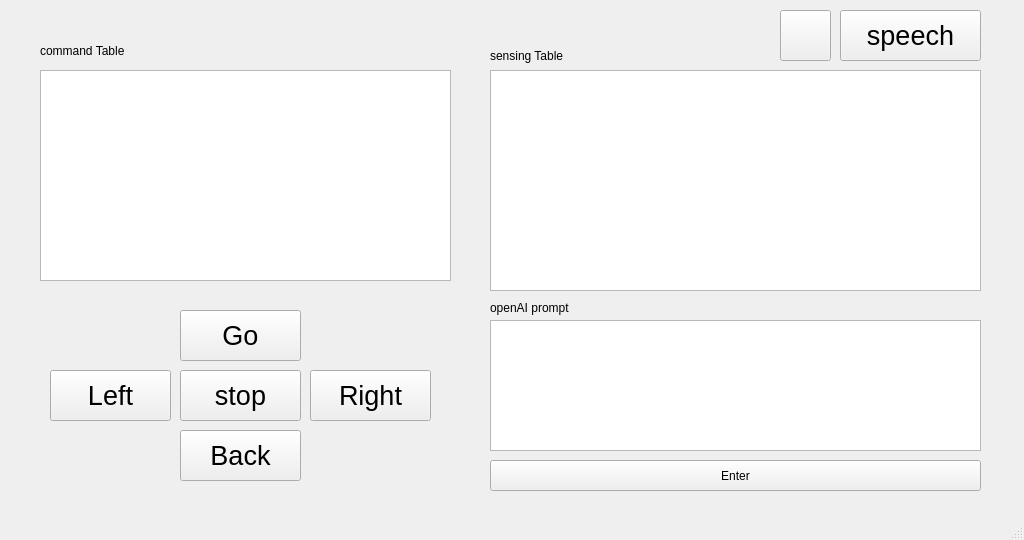
<?xml version="1.0" encoding="UTF-8"?>
<ui version="4.0">
 <class>MainWindow</class>
 <widget class="QMainWindow" name="MainWindow">
  <property name="geometry">
   <rect>
    <x>0</x>
    <y>0</y>
    <width>1024</width>
    <height>540</height>
   </rect>
  </property>
  <property name="windowTitle">
   <string>GUI Remote Controller</string>
  </property>
  <widget class="QWidget" name="centralwidget">
   <widget class="QPushButton" name="goButton">
    <property name="geometry">
     <rect>
      <x>180</x>
      <y>310</y>
      <width>121</width>
      <height>51</height>
     </rect>
    </property>
    <property name="font">
     <font>
      <pointsize>20</pointsize>
     </font>
    </property>
    <property name="text">
     <string>Go</string>
    </property>
   </widget>
   <widget class="QLabel" name="label">
    <property name="geometry">
     <rect>
      <x>40</x>
      <y>40</y>
      <width>141</width>
      <height>21</height>
     </rect>
    </property>
    <property name="font">
     <font>
      <pointsize>9</pointsize>
     </font>
    </property>
    <property name="text">
     <string>command Table</string>
    </property>
   </widget>
   <widget class="QLabel" name="label_2">
    <property name="geometry">
     <rect>
      <x>490</x>
      <y>40</y>
      <width>141</width>
      <height>31</height>
     </rect>
    </property>
    <property name="font">
     <font>
      <pointsize>9</pointsize>
     </font>
    </property>
    <property name="text">
     <string>sensing Table</string>
    </property>
   </widget>
   <widget class="QPlainTextEdit" name="logText">
    <property name="geometry">
     <rect>
      <x>40</x>
      <y>70</y>
      <width>411</width>
      <height>211</height>
     </rect>
    </property>
   </widget>
   <widget class="QPlainTextEdit" name="sensingText">
    <property name="geometry">
     <rect>
      <x>490</x>
      <y>70</y>
      <width>491</width>
      <height>221</height>
     </rect>
    </property>
   </widget>
   <widget class="QPushButton" name="leftButton">
    <property name="geometry">
     <rect>
      <x>50</x>
      <y>370</y>
      <width>121</width>
      <height>51</height>
     </rect>
    </property>
    <property name="font">
     <font>
      <pointsize>20</pointsize>
     </font>
    </property>
    <property name="text">
     <string>Left</string>
    </property>
   </widget>
   <widget class="QPushButton" name="midButton">
    <property name="geometry">
     <rect>
      <x>180</x>
      <y>370</y>
      <width>121</width>
      <height>51</height>
     </rect>
    </property>
    <property name="font">
     <font>
      <pointsize>20</pointsize>
     </font>
    </property>
    <property name="text">
     <string>stop</string>
    </property>
   </widget>
   <widget class="QPushButton" name="rightButton">
    <property name="geometry">
     <rect>
      <x>310</x>
      <y>370</y>
      <width>121</width>
      <height>51</height>
     </rect>
    </property>
    <property name="font">
     <font>
      <pointsize>20</pointsize>
     </font>
    </property>
    <property name="text">
     <string>Right</string>
    </property>
   </widget>
   <widget class="QPushButton" name="backButton">
    <property name="geometry">
     <rect>
      <x>180</x>
      <y>430</y>
      <width>121</width>
      <height>51</height>
     </rect>
    </property>
    <property name="font">
     <font>
      <pointsize>20</pointsize>
     </font>
    </property>
    <property name="text">
     <string>Back</string>
    </property>
   </widget>
   <widget class="QPushButton" name="startButton">
    <property name="geometry">
     <rect>
      <x>840</x>
      <y>10</y>
      <width>141</width>
      <height>51</height>
     </rect>
    </property>
    <property name="font">
     <font>
      <pointsize>20</pointsize>
     </font>
    </property>
    <property name="text">
     <string>speech</string>
    </property>
    <property name="icon">
     <iconset theme="QIcon::ThemeIcon::SystemShutdown"/>
    </property>
    <property name="iconSize">
     <size>
      <width>40</width>
      <height>40</height>
     </size>
    </property>
   </widget>
   <widget class="QPushButton" name="stopButton">
    <property name="geometry">
     <rect>
      <x>780</x>
      <y>10</y>
      <width>51</width>
      <height>51</height>
     </rect>
    </property>
    <property name="font">
     <font>
      <pointsize>20</pointsize>
     </font>
    </property>
    <property name="text">
     <string/>
    </property>
    <property name="icon">
     <iconset theme="QIcon::ThemeIcon::MediaPlaybackPause"/>
    </property>
    <property name="iconSize">
     <size>
      <width>40</width>
      <height>40</height>
     </size>
    </property>
   </widget>
   <widget class="QTextEdit" name="promptText">
    <property name="geometry">
     <rect>
      <x>490</x>
      <y>320</y>
      <width>491</width>
      <height>131</height>
     </rect>
    </property>
   </widget>
   <widget class="QLabel" name="label_3">
    <property name="geometry">
     <rect>
      <x>490</x>
      <y>300</y>
      <width>101</width>
      <height>16</height>
     </rect>
    </property>
    <property name="text">
     <string>openAI prompt</string>
    </property>
   </widget>
   <widget class="QPushButton" name="entButton">
    <property name="geometry">
     <rect>
      <x>490</x>
      <y>460</y>
      <width>491</width>
      <height>31</height>
     </rect>
    </property>
    <property name="text">
     <string>Enter</string>
    </property>
   </widget>
  </widget>
  <widget class="QMenuBar" name="menubar">
   <property name="geometry">
    <rect>
     <x>0</x>
     <y>0</y>
     <width>1024</width>
     <height>21</height>
    </rect>
   </property>
  </widget>
  <widget class="QStatusBar" name="statusbar"/>
 </widget>
 <resources/>
 <connections>
  <connection>
   <sender>goButton</sender>
   <signal>clicked()</signal>
   <receiver>MainWindow</receiver>
   <slot>go()</slot>
   <hints>
    <hint type="sourcelabel">
     <x>262</x>
     <y>333</y>
    </hint>
    <hint type="destinationlabel">
     <x>443</x>
     <y>332</y>
    </hint>
   </hints>
  </connection>
  <connection>
   <sender>leftButton</sender>
   <signal>clicked()</signal>
   <receiver>MainWindow</receiver>
   <slot>left()</slot>
   <hints>
    <hint type="sourcelabel">
     <x>136</x>
     <y>404</y>
    </hint>
    <hint type="destinationlabel">
     <x>117</x>
     <y>457</y>
    </hint>
   </hints>
  </connection>
  <connection>
   <sender>rightButton</sender>
   <signal>clicked()</signal>
   <receiver>MainWindow</receiver>
   <slot>right()</slot>
   <hints>
    <hint type="sourcelabel">
     <x>404</x>
     <y>405</y>
    </hint>
    <hint type="destinationlabel">
     <x>462</x>
     <y>434</y>
    </hint>
   </hints>
  </connection>
  <connection>
   <sender>midButton</sender>
   <signal>clicked()</signal>
   <receiver>MainWindow</receiver>
   <slot>mid()</slot>
   <hints>
    <hint type="sourcelabel">
     <x>272</x>
     <y>401</y>
    </hint>
    <hint type="destinationlabel">
     <x>361</x>
     <y>447</y>
    </hint>
   </hints>
  </connection>
  <connection>
   <sender>backButton</sender>
   <signal>clicked()</signal>
   <receiver>MainWindow</receiver>
   <slot>back()</slot>
   <hints>
    <hint type="sourcelabel">
     <x>280</x>
     <y>469</y>
    </hint>
    <hint type="destinationlabel">
     <x>313</x>
     <y>486</y>
    </hint>
   </hints>
  </connection>
  <connection>
   <sender>stopButton</sender>
   <signal>clicked()</signal>
   <receiver>MainWindow</receiver>
   <slot>stop()</slot>
   <hints>
    <hint type="sourcelabel">
     <x>850</x>
     <y>82</y>
    </hint>
    <hint type="destinationlabel">
     <x>739</x>
     <y>479</y>
    </hint>
   </hints>
  </connection>
  <connection>
   <sender>startButton</sender>
   <signal>clicked()</signal>
   <receiver>MainWindow</receiver>
   <slot>start()</slot>
   <hints>
    <hint type="sourcelabel">
     <x>930</x>
     <y>82</y>
    </hint>
    <hint type="destinationlabel">
     <x>930</x>
     <y>466</y>
    </hint>
   </hints>
  </connection>
  <connection>
   <sender>entButton</sender>
   <signal>clicked()</signal>
   <receiver>MainWindow</receiver>
   <slot>enter()</slot>
   <hints>
    <hint type="sourcelabel">
     <x>510</x>
     <y>495</y>
    </hint>
    <hint type="destinationlabel">
     <x>467</x>
     <y>498</y>
    </hint>
   </hints>
  </connection>
 </connections>
 <slots>
  <slot>go()</slot>
  <slot>mid()</slot>
  <slot>back()</slot>
  <slot>left()</slot>
  <slot>right()</slot>
  <slot>start()</slot>
  <slot>stop()</slot>
  <slot>enter()</slot>
 </slots>
</ui>
